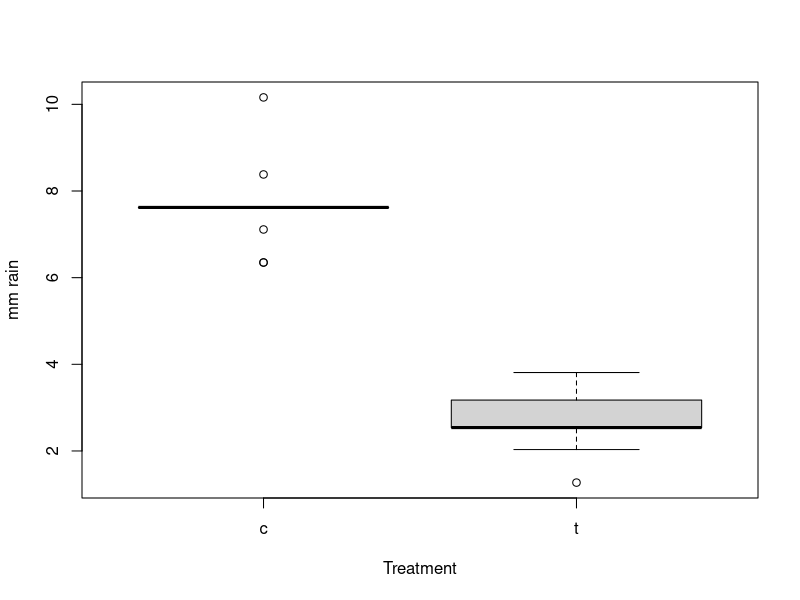

The R script that drew this image:
#### WY only. Rain gauges used to measure rainfall in plot (under shelters)
#### and compare with ambient. Ensures treatments are working - they are.
#### Difficultly in getting to the site to check gauges timely after rain
#### events prevented more measurements. We were able to do this twice, but
#### only the event from 5_31 was retained do to measurement uncertainty.

##data
rain <- read.csv("data/site_data/rainGaugeTrt.csv", header=T)
rain$rain_mm_1 <- rain$rain_in_2021_5_31*25.4
rain$rain_mm_2 <- rain$rain_in_2021_6_9*25.4

library(lme4)
library(lmerTest)

m1 <- lmer(rain_mm_1 ~ trt + (1|block), data=rain)
summary(m1)
boxplot(rain_mm_1 ~ trt, data=rain, ylab="mm rain", xlab="Treatment")
t.test(rain_mm_1 ~ trt, data=rain)

#calculate percent reduction = 64%
7.636933 - 2.726267
(4.910666/7.636933)*100
